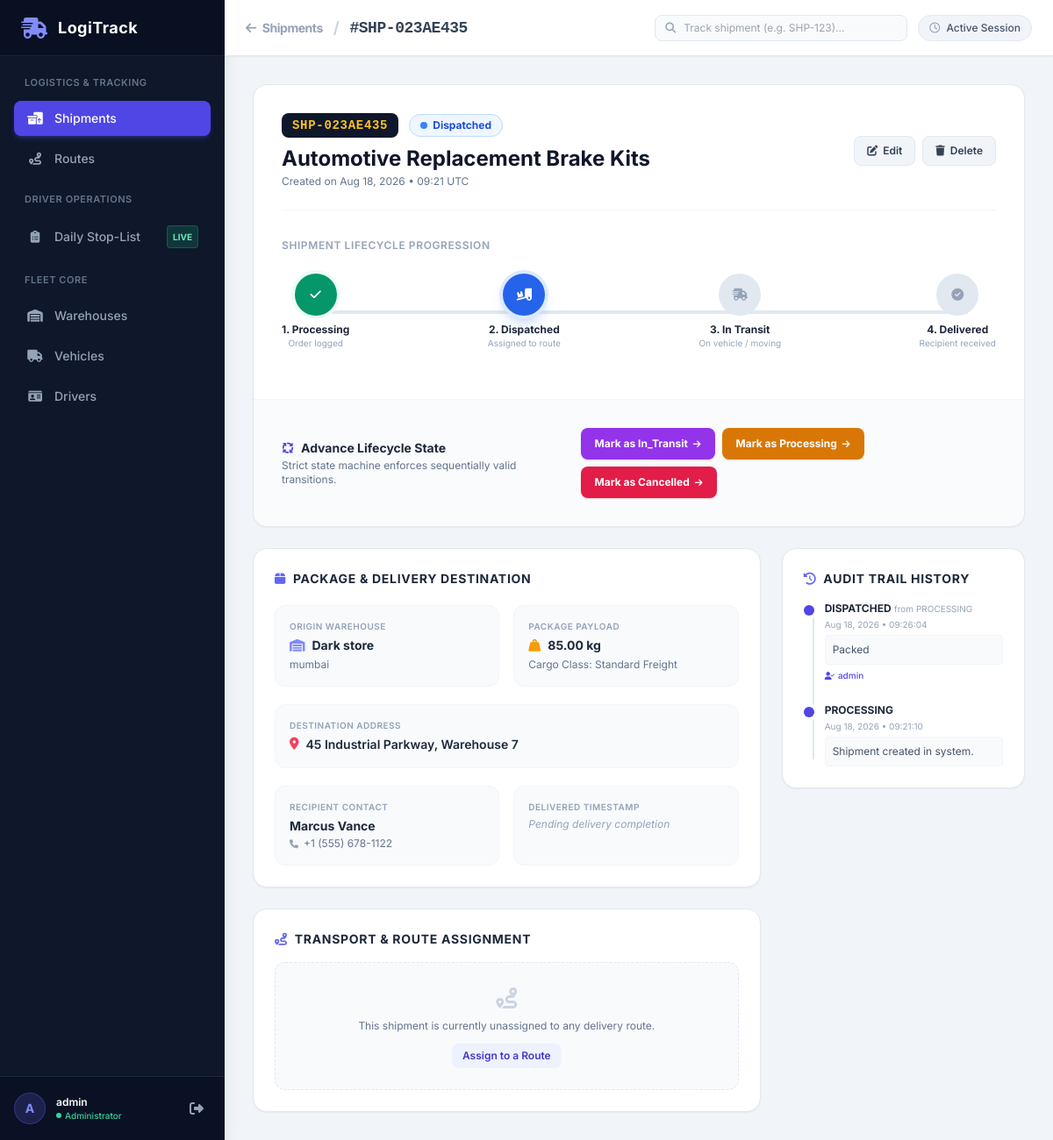
The page /shipment/4/ (signed in) on the database as committed earlier.
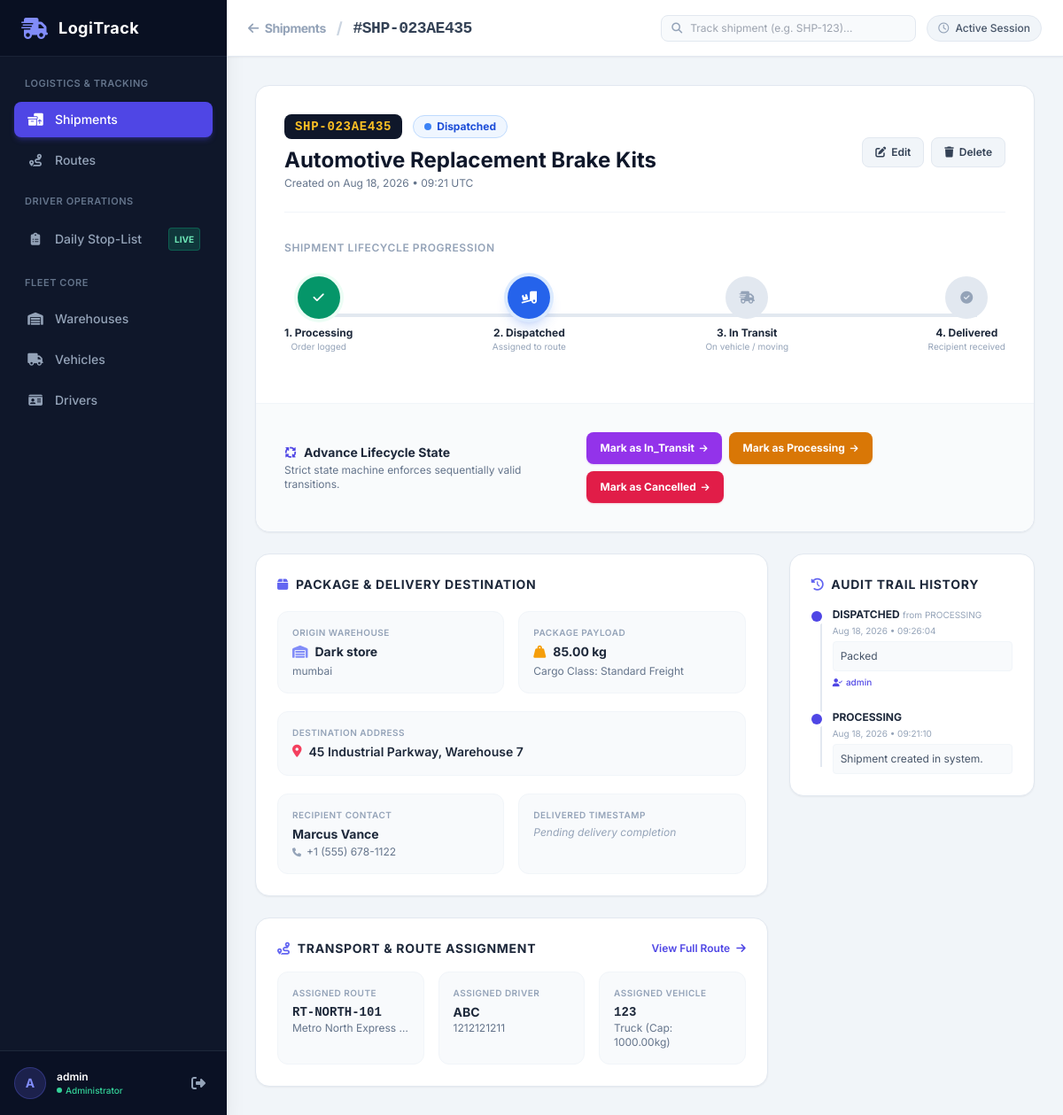
The same page on the database as committed later.
### fleet_management/models.py (models this page shows, shortened)
class Shipment(models.Model):
    STATUS_PROCESSING = 'PROCESSING'
    STATUS_DISPATCHED = 'DISPATCHED'
    STATUS_IN_TRANSIT = 'IN_TRANSIT'
    STATUS_DELIVERED = 'DELIVERED'
    STATUS_CANCELLED = 'CANCELLED'
    STATUS_CHOICES = (
        (STATUS_PROCESSING, 'Processing'),
        (STATUS_DISPATCHED, 'Dispatched'),
        (STATUS_IN_TRANSIT, 'In Transit'),
        (STATUS_DELIVERED, 'Delivered'),
        (STATUS_CANCELLED, 'Cancelled'),
    )
    ALLOWED_TRANSITIONS = {
        STATUS_PROCESSING: [STATUS_DISPATCHED, STATUS_CANCELLED],
        STATUS_DISPATCHED: [STATUS_IN_TRANSIT, STATUS_PROCESSING, STATUS_CANCELLED],
        STATUS_IN_TRANSIT: [STATUS_DELIVERED, STATUS_CANCELLED],
        STATUS_DELIVERED: [],
        STATUS_CANCELLED: [],
    }
    tracking_number = models.CharField(max_length=50, unique=True, editable=False)
    title = models.CharField(max_length=150, help_text="Package name / description")
    origin_warehouse = models.ForeignKey(Warehouse, on_delete=models.PROTECT, related_name='origin_shipments')
    destination_address = models.TextField()
    recipient_name = models.CharField(max_length=100)
    recipient_phone = models.CharField(max_length=30)
    weight = models.DecimalField(max_digits=10, decimal_places=2, help_text="Weight in kg")
    route = models.ForeignKey(Route, on_delete=models.SET_NULL, null=True, blank=True, related_name='shipments')
    status = models.CharField(max_length=20, choices=STATUS_CHOICES, default=STATUS_PROCESSING)
    created_at = models.DateTimeField(auto_now_add=True)
    updated_at = models.DateTimeField(auto_now=True)
    delivered_at = models.DateTimeField(null=True, blank=True)
    def get_allowed_transitions(self):
        return self.ALLOWED_TRANSITIONS.get(self.status, [])

class Warehouse(models.Model):
    name = models.CharField(max_length=100)
    address = models.TextField()
    latitude = models.DecimalField(max_digits=9, decimal_places=6)
    longitude = models.DecimalField(max_digits=9, decimal_places=6)

class Route(models.Model):
    ROUTE_STATUS_CHOICES = (
        ('PLANNED', 'Planned'),
        ('IN_PROGRESS', 'In Progress'),
        ('COMPLETED', 'Completed'),
        ('CANCELLED', 'Cancelled'),
    )
    route_code = models.CharField(max_length=50, unique=True)
    name = models.CharField(max_length=150)
    origin_warehouse = models.ForeignKey(Warehouse, on_delete=models.CASCADE, related_name='origin_routes')
    destination_warehouse = models.ForeignKey(Warehouse, on_delete=models.SET_NULL, null=True, blank=True, related_name='destination_routes')
    driver = models.ForeignKey(Driver, on_delete=models.SET_NULL, null=True, blank=True, related_name='routes')
    vehicle = models.ForeignKey(Vehicle, on_delete=models.SET_NULL, null=True, blank=True, related_name='routes')
    status = models.CharField(max_length=20, choices=ROUTE_STATUS_CHOICES, default='PLANNED')
    notes = models.TextField(blank=True, null=True)
    created_at = models.DateTimeField(auto_now_add=True)
    updated_at = models.DateTimeField(auto_now=True)

class Driver(models.Model):
    user = models.OneToOneField(User, on_delete=models.CASCADE, null=True, blank=True)
    name = models.CharField(max_length=100)
    phone = models.CharField(max_length=20)
    vehicle = models.OneToOneField(Vehicle, on_delete=models.SET_NULL, null=True, blank=True, related_name='driver')

class Vehicle(models.Model):
    VEHICLE_TYPES = (
        ('TRUCK', 'Truck'),
        ('VAN', 'Van'),
        ('MOTORCYCLE', 'Motorcycle'),
    )
    license_plate = models.CharField(max_length=20, unique=True)
    capacity = models.DecimalField(max_digits=10, decimal_places=2, help_text="Capacity in kg")
    vehicle_type = models.CharField(max_length=20, choices=VEHICLE_TYPES)

### fleet_management/views.py (the view)
# urls.py: path('shipment/<int:pk>/', views.shipment_detail, name='shipment_detail'),
@login_required
def shipment_detail(request, pk):
    shipment = get_object_or_404(Shipment.objects.select_related('origin_warehouse', 'route', 'route__driver', 'route__vehicle'), pk=pk)
    logs = shipment.status_logs.select_related('changed_by').all()
    allowed_transitions = shipment.get_allowed_transitions()
    can_manage = is_dispatcher_or_manager(request.user)
    is_assigned_driver = False
    if hasattr(request.user, 'driver') and shipment.route and shipment.route.driver == request.user.driver:
        is_assigned_driver = True
    can_update_status = can_manage or is_assigned_driver
    context = {
        'shipment': shipment,
        'logs': logs,
        'allowed_transitions': allowed_transitions,
        'can_manage': can_manage,
        'can_update_status': can_update_status,
        'active_tab': 'shipments',
    }
    return render(request, 'fleet_management/shipment_detail.html', context)

### fleet_management/views.py (called while the page is built)
def is_dispatcher_or_manager(user):
    if user.is_superuser:
        return True
    return user.groups.filter(name__in=['DISPATCHER', 'MANAGER']).exists()

### fleet_management/templates/fleet_management/shipment_detail.html (shortened to what the changed rows need)
{% extends 'base.html' %}
{% block header_title %}
    <div class="flex items-center space-x-3">
        <a href="/?tab=shipments" class="text-slate-400 hover:text-indigo-600 transition text-sm">
            <i class="fa-solid fa-arrow-left mr-1"></i> Shipments
        </a>
        <span class="text-slate-300">/</span>
        <span class="font-mono text-slate-700">#{{ shipment.tracking_number }}</span>
    </div>
{% endblock %}
{% block content %}
<div class="max-w-6xl mx-auto space-y-6">
    <div class="bg-white rounded-2xl border border-slate-200 shadow-sm p-6 sm:p-8">
        <div class="flex flex-col md:flex-row md:items-center justify-between gap-4 pb-6 border-b border-slate-100">
            <div>
                <div class="flex items-center space-x-3">
                    <span class="font-mono bg-slate-900 text-amber-400 px-3 py-1 rounded-lg text-sm font-bold tracking-wider uppercase">
                        {{ shipment.tracking_number }}
                    </span>
                    {% if shipment.status == 'PROCESSING' %}
                        <span class="px-3 py-1 text-xs font-bold rounded-full bg-amber-50 text-amber-700 border border-amber-200 flex items-center">
                            <span class="w-2 h-2 rounded-full bg-amber-500 animate-pulse mr-1.5"></span> Processing
                        </span>
                    {% elif shipment.status == 'DISPATCHED' %}
                        <span class="px-3 py-1 text-xs font-bold rounded-full bg-blue-50 text-blue-700 border border-blue-200 flex items-center">
                            <span class="w-2 h-2 rounded-full bg-blue-500 mr-1.5"></span> Dispatched
                        </span>
                    {% elif shipment.status == 'IN_TRANSIT' %}
                        <span class="px-3 py-1 text-xs font-bold rounded-full bg-purple-50 text-purple-700 border border-purple-200 flex items-center">
                            <span class="w-2 h-2 rounded-full bg-purple-500 animate-pulse mr-1.5"></span> In Transit
                        </span>
                    {% elif shipment.status == 'DELIVERED' %}
                        <span class="px-3 py-1 text-xs font-bold rounded-full bg-emerald-50 text-emerald-700 border border-emerald-200 flex items-center">
                            <i class="fa-solid fa-circle-check text-emerald-500 mr-1.5"></i> Delivered
                        </span>
                    {% else %}
                        <span class="px-3 py-1 text-xs font-bold rounded-full bg-rose-50 text-rose-700 border border-rose-200 flex items-center">
                            <i class="fa-solid fa-circle-xmark text-rose-500 mr-1.5"></i> Cancelled
                        </span>
                    {% endif %}
                </div>
                <h1 class="text-2xl font-bold text-slate-900 mt-2">{{ shipment.title }}</h1>
                <p class="text-xs text-slate-500 mt-0.5">Created on {{ shipment.created_at|date:"M d, Y • H:i" }} UTC</p>
            </div>
        </div>
    </div>
    <div class="grid grid-cols-1 lg:grid-cols-3 gap-6">
        <div class="lg:col-span-2 space-y-6">
            <div class="bg-white rounded-2xl border border-slate-200 shadow-sm p-6 space-y-5">
                <div class="grid grid-cols-1 sm:grid-cols-2 gap-4">
                    <div class="p-4 rounded-xl bg-slate-50 border border-slate-100">
                        <span class="text-[10px] font-semibold text-slate-400 uppercase tracking-wider block">Origin Warehouse</span>
                        <p class="text-sm font-bold text-slate-800 mt-1 flex items-center">
                            <i class="fa-solid fa-warehouse text-indigo-400 mr-2"></i> {{ shipment.origin_warehouse.name }}
                        </p>
                        <p class="text-xs text-slate-500 mt-1">{{ shipment.origin_warehouse.address }}</p>
                    </div>
                    <div class="p-4 rounded-xl bg-slate-50 border border-slate-100">
                        <span class="text-[10px] font-semibold text-slate-400 uppercase tracking-wider block">Package Payload</span>
                        <p class="text-sm font-bold text-slate-800 mt-1 flex items-center">
                            <i class="fa-solid fa-weight-hanging text-amber-500 mr-2"></i> {{ shipment.weight }} kg
                        </p>
                        <p class="text-xs text-slate-500 mt-1">Cargo Class: Standard Freight</p>
                    </div>
                </div>
                <div class="p-4 rounded-xl bg-slate-50 border border-slate-100">
                    <p class="text-sm font-semibold text-slate-800 mt-1 flex items-start">
                        <i class="fa-solid fa-location-dot text-rose-500 mr-2 mt-0.5"></i>
                        <span>{{ shipment.destination_address }}</span>
                    </p>
                </div>
                <div class="grid grid-cols-1 sm:grid-cols-2 gap-4">
                    <div class="p-4 rounded-xl bg-slate-50 border border-slate-100">
                        <span class="text-[10px] font-semibold text-slate-400 uppercase tracking-wider block">Recipient Contact</span>
                        <p class="text-sm font-bold text-slate-800 mt-1">{{ shipment.recipient_name }}</p>
                        <p class="text-xs text-slate-500 mt-0.5 flex items-center">
                            <i class="fa-solid fa-phone text-slate-400 mr-1.5 text-[10px]"></i> {{ shipment.recipient_phone }}
                        </p>
                    </div>
                </div>
            </div>
            <div class="bg-white rounded-2xl border border-slate-200 shadow-sm p-6">
                <div class="flex items-center justify-between mb-4">
                    <h3 class="text-sm font-bold text-slate-800 uppercase tracking-wider flex items-center">
                        <i class="fa-solid fa-route text-indigo-500 mr-2"></i> Transport & Route Assignment
                    </h3>
                    {% if shipment.route %}
                    <a href="{% url 'route_detail' shipment.route.pk %}" class="text-xs font-semibold text-indigo-600 hover:text-indigo-700">
                        View Full Route <i class="fa-solid fa-arrow-right ml-1"></i>
                    </a>
                    {% endif %}
                </div>
                {% if shipment.route %}
                <div class="grid grid-cols-1 sm:grid-cols-3 gap-4">
                    <div class="p-4 rounded-xl bg-slate-50 border border-slate-100">
                        <span class="text-[10px] font-semibold text-slate-400 uppercase tracking-wider block">Assigned Route</span>
                        <p class="text-sm font-bold text-slate-800 mt-1 font-mono">{{ shipment.route.route_code }}</p>
                        <p class="text-xs text-slate-500 truncate">{{ shipment.route.name }}</p>
                    </div>
                    <div class="p-4 rounded-xl bg-slate-50 border border-slate-100">
                        <span class="text-[10px] font-semibold text-slate-400 uppercase tracking-wider block">Assigned Driver</span>
                        {% if shipment.route.driver %}
                        <p class="text-sm font-bold text-slate-800 mt-1">{{ shipment.route.driver.name }}</p>
                        <p class="text-xs text-slate-500">{{ shipment.route.driver.phone }}</p>
                        {% else %}
                        <p class="text-xs text-amber-600 italic mt-1">No driver assigned</p>
                        {% endif %}
                    </div>
                    <div class="p-4 rounded-xl bg-slate-50 border border-slate-100">
                        <span class="text-[10px] font-semibold text-slate-400 uppercase tracking-wider block">Assigned Vehicle</span>
                        {% if shipment.route.vehicle %}
                        <p class="text-sm font-bold font-mono text-slate-800 mt-1">{{ shipment.route.vehicle.license_plate }}</p>
                        <p class="text-xs text-slate-500">{{ shipment.route.vehicle.get_vehicle_type_display }} (Cap: {{ shipment.route.vehicle.capacity }}kg)</p>
                        {% else %}
                        <p class="text-xs text-amber-600 italic mt-1">No vehicle assigned</p>
                        {% endif %}
                    </div>
                </div>
                {% else %}
                <div class="p-6 text-center bg-slate-50 rounded-xl border border-dashed border-slate-200">
                    <i class="fa-solid fa-route text-2xl text-slate-300 mb-2"></i>
                    <p class="text-xs text-slate-500">This shipment is currently unassigned to any delivery route.</p>
                    {% if can_manage %}
                    <a href="{% url 'edit_shipment' shipment.pk %}" class="inline-block mt-3 px-3 py-1.5 bg-indigo-50 hover:bg-indigo-100 text-indigo-700 text-xs font-semibold rounded-lg transition">
                        Assign to a Route
                    </a>
                    {% endif %}
                </div>
                {% endif %}
            </div>
        </div>
    </div>
</div>
{% endblock %}

Rows that differ between the two databases and show on the page:
changed Shipment "Automotive Replacement Brake Kits": route_id empty → 2 (drawn); route.route_code (not shown) → "RT-NORTH-101"; route.name (not shown) → "Metro North Express…"; route.driver.name (not shown) → "ABC"; route.driver.phone (not shown) → "1212121211"; route.vehicle.license_plate (not shown) → "123"; route.vehicle.vehicle_type (not shown) → "Truck"; route.vehicle.capacity (not shown) → "1000.00"
Other text that changed with them:
text no longer shown: "This shipment is currently unassigned to any delivery route. Assign to a Route"
text now shown: "View Full Route ASSIGNED ROUTE ASSIGNED DRIVER ASSIGNED VEHICLE (Cap: kg)"
